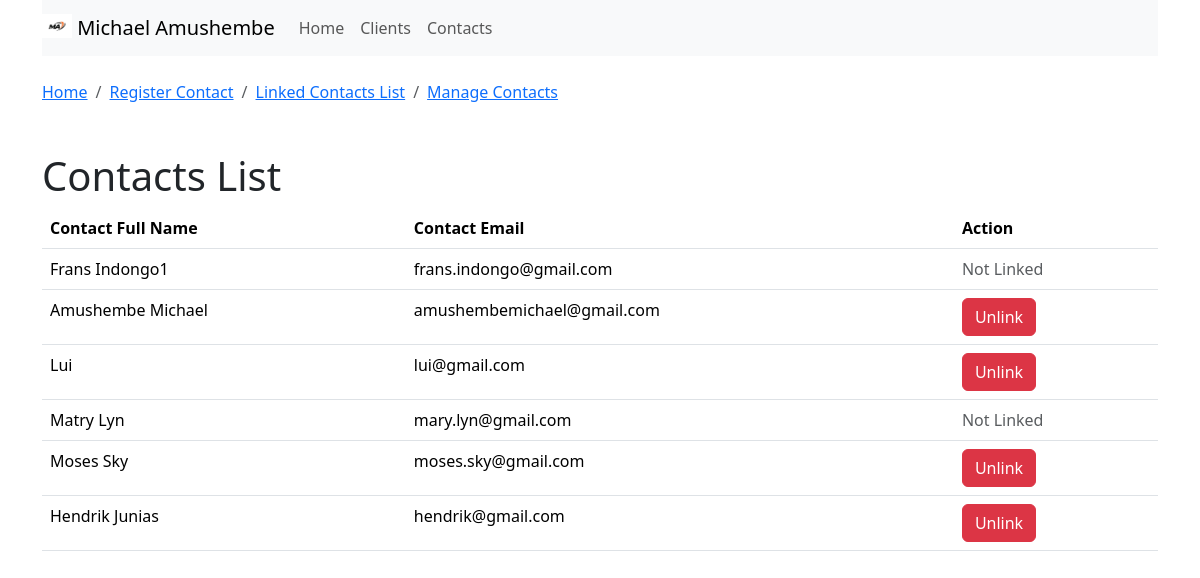
/index.php?action=viewContacts, run on the app's committed database.
### tables this page shows
CREATE TABLE IF NOT EXISTS `contacts` (
  `id` int NOT NULL AUTO_INCREMENT,
  `contact_name` varchar(255) DEFAULT NULL,
  `contact_email` varchar(255) DEFAULT NULL,
  PRIMARY KEY (`id`)
);

### Controllers/ClientController.php (called while the page is built, shortened)
<?php
class ClientController {
    private $db;
    public function __construct($db) {
        $this->db = $db;
    }
    public function viewContacts() {
        try {
            $contactsQuery = "SELECT * FROM contacts";
            $contactsStmt = $this->db->prepare($contactsQuery);
            $contactsStmt->execute();
            $contactsResult = $contactsStmt->get_result();
            $contacts = [];
            while ($contact = $contactsResult->fetch_assoc()) {
                $clientId = null;
                $linkedQuery = "SELECT client_id FROM client_contacts WHERE contact_id = ?";
                $linkedStmt = $this->db->prepare($linkedQuery);
                $linkedStmt->bind_param('i', $contact['id']);
                $linkedStmt->execute();
                $linkedStmt->bind_result($clientId);
                $contact['client_id'] = $clientId;
                $contacts[] = $contact;
            }
            include __DIR__ . '/../views/contacts_list.php';
        } catch (Exception $e) {
            echo "Error: " . $e->getMessage();
        }
    }
}
?>

### Views/contacts_list.php (the view, shortened to what this page needs)
<!DOCTYPE html>
<html lang="en">
<head>
    <link rel="stylesheet" href="../styling/bootstrap-5.3.3-dist/css/bootstrap.min.css">
</head>
<body>
<div class="container">
    <?php include __DIR__ . '/../includes/header.php'; ?>
    <br>
     <nav aria-label="breadcrumb mt-5 mb-5">
    <ol class="breadcrumb">
        <li class="breadcrumb-item"><a href="index.php?action=index">Home</a></li>
        <li class="breadcrumb-item"><a href="index.php?action=createContact">Register Contact</a></li>
        <li class="breadcrumb-item"><a href="index.php?action=linkExistingContact">Linked Contacts List</a></li>
        <li class="breadcrumb-item"><a href="index.php?action=manageContacts">Manage Contacts</a></li>
    </ol>
</nav>
</div>
<div class="container mt-5 content">
    <h1>Contacts List</h1>
    <?php if (!empty($contacts)) : ?>
        <table class="table">
            <thead>
                <tr>
                    <th>Contact Full Name</th>
                    <th>Contact Email</th>
                    <th>Action</th>
                </tr>
            </thead>
            <tbody>
                <?php foreach ($contacts as $contact): ?>
                    <tr>
                        <td class="text-left">
                            <?php echo htmlspecialchars($contact['contact_name'] ?? ''); ?>
                        </td>
                        <td class="text-left">
                            <?php echo htmlspecialchars($contact['contact_email'] ?? ''); ?>
                        </td>
                        <td class="text-left">
                            <?php if (isset($contact['client_id']) && !empty($contact['client_id'])): ?>
                                <form action="index.php?action=unlinkContact" method="POST">
                                    <button type="submit" class="btn btn-danger">Unlink</button>
                                </form>
                            <?php else: ?>
                                <span class="text-muted">Not Linked</span>
                            <?php endif; ?>
                        </td>
                    </tr>
                <?php endforeach; ?>
            </tbody>
        </table>
    <?php else : ?>
        <p>No contacts found.</p>
    <?php endif; ?>
</div>
</body>
</html>

### data on the page
contacts: contact_name "Frans Indongo1", contact_email "frans.indongo@gmail.com", shows "Not Linked"
contacts: contact_name "Amushembe Michael", contact_email "amushembemichael@gmail.com"
contacts: contact_name "Lui", contact_email "lui@gmail.com"
contacts: contact_name "Matry Lyn", contact_email "mary.lyn@gmail.com", shows "Not Linked"
contacts: contact_name "Moses Sky", contact_email "moses.sky@gmail.com"
contacts: contact_name "Hendrik Junias", contact_email "hendrik@gmail.com"
